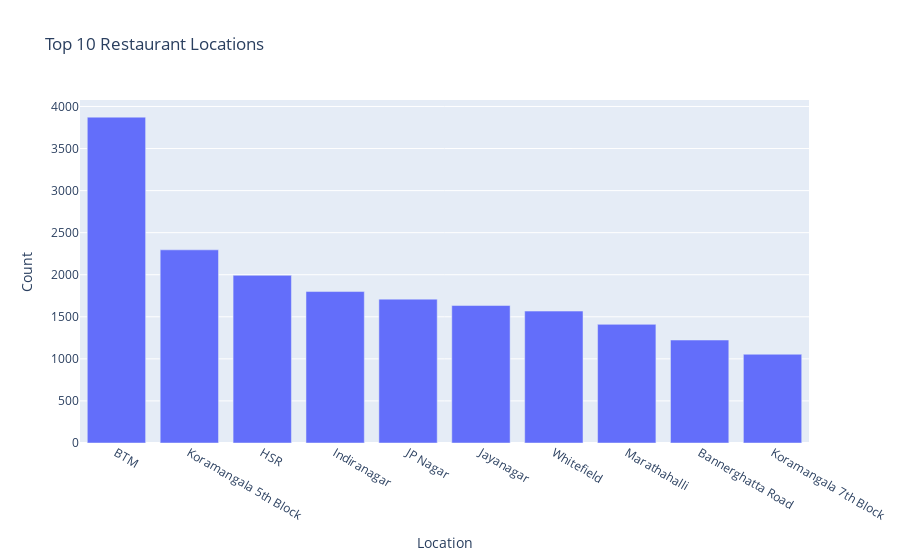

This figure's notebook cell:
### Markdown cell above
# Restaurants per location

### Code cell
# Get the top 10 locations by count
top_locations = df["location"].value_counts().head(10)

# Create a bar chart using Plotly Express
fig = px.bar(
    x=top_locations.index,  # Location names
    y=top_locations.values,  # Count values
    labels={'x': 'Location', 'y': 'Count'},
    title='Top 10 Restaurant Locations'
)

fig.show()

### Figure 1 — Plotly figure (JSON) as saved in the notebook; plotly's stock layout.template omitted (floating-point values rounded to 4 significant figures)
{"data": [{"hovertemplate": "Location=%{x}<br>Count=%{y}<extra></extra>", "legendgroup": "", "marker": {"color": "#636efa", "pattern": {"shape": ""}}, "name": "", "orientation": "v", "showlegend": false, "textposition": "auto", "type": "bar", "x": ["BTM", "Koramangala 5th Block", "HSR", "Indiranagar", "JP Nagar", "Jayanagar", "Whitefield", "Marathahalli", "Bannerghatta Road", "Koramangala 7th Block"], "xaxis": "x", "y": [3873, 2296, 1993, 1800, 1710, 1634, 1568, 1410, 1224, 1055], "yaxis": "y"}], "layout": {"barmode": "relative", "legend": {"tracegroupgap": 0}, "title": {"text": "Top 10 Restaurant Locations"}, "xaxis": {"anchor": "y", "domain": [0, 1], "title": {"text": "Location"}}, "yaxis": {"anchor": "x", "domain": [0, 1], "title": {"text": "Count"}}}}
